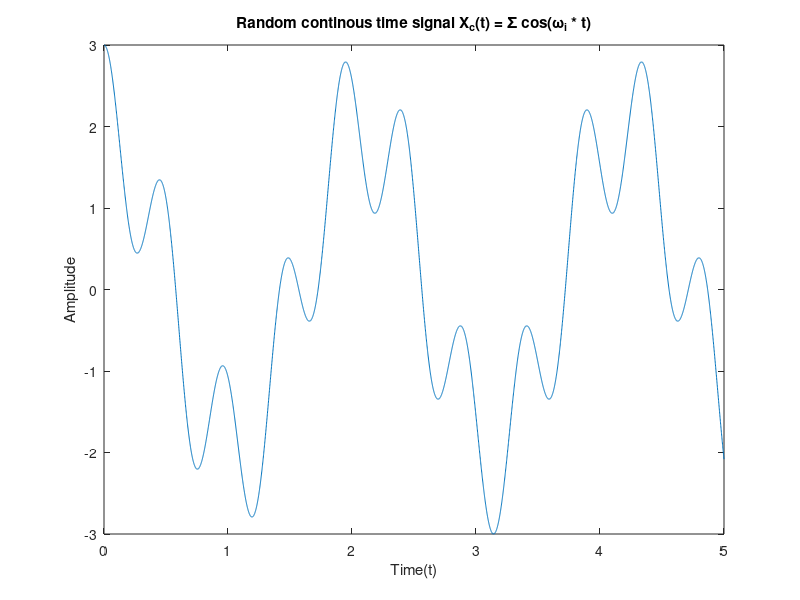
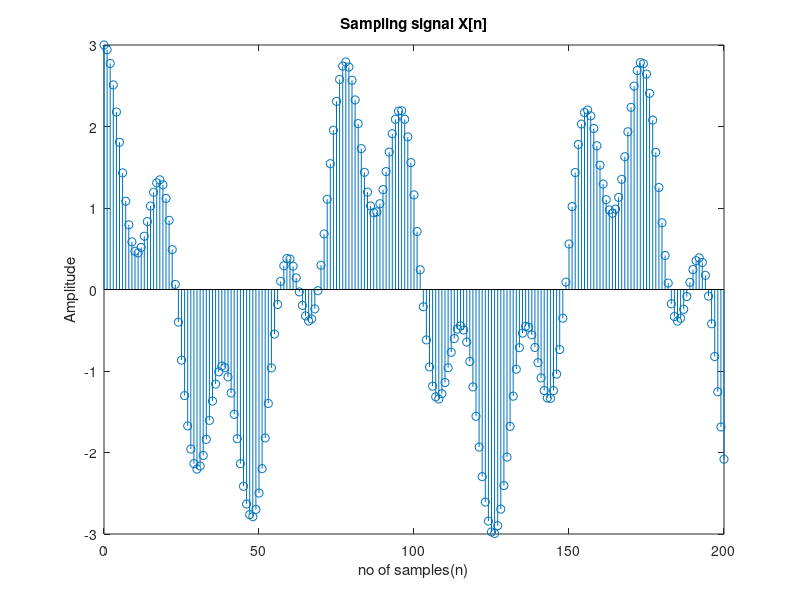
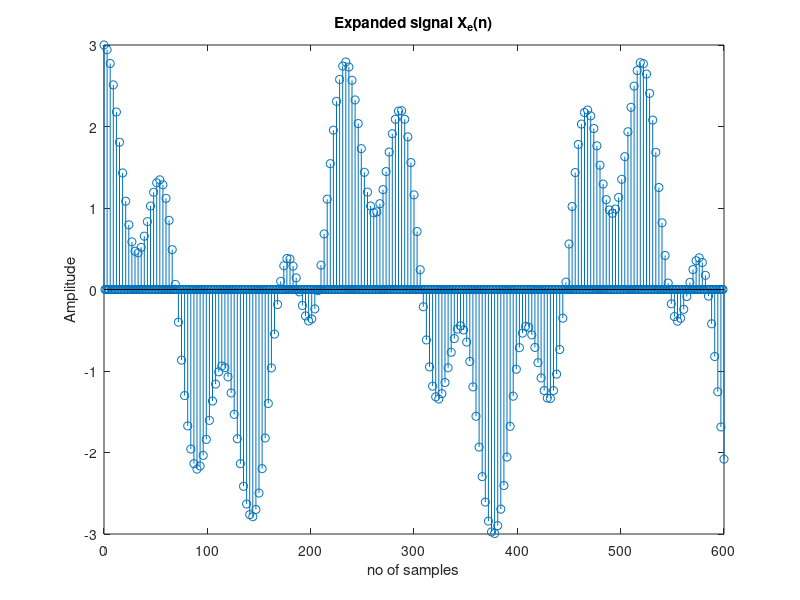
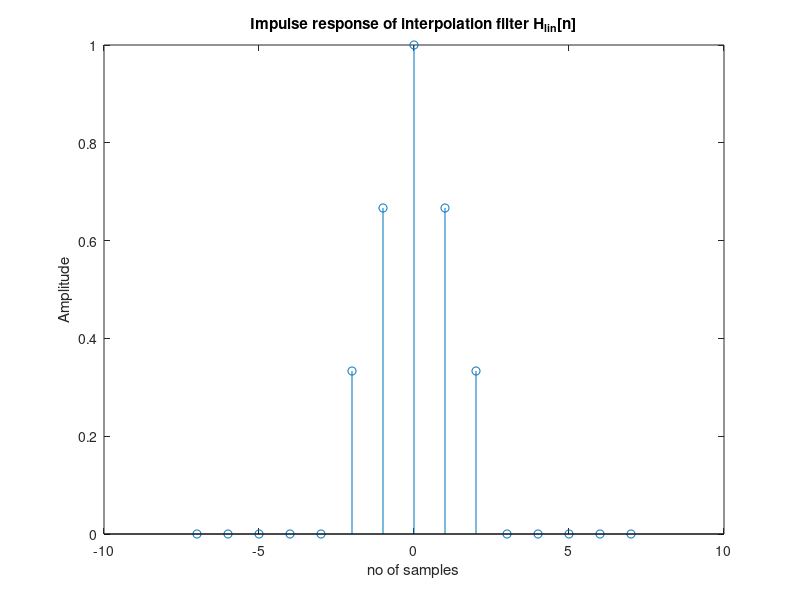

Reproduce these figures in MATLAB, in order.
Omega_N = 15; % Maximum limit for frequencies
Tmax = 5;     % Maximum time duration
I = 3;        % Number of cosine terms in the summation
dt = 1/1000;  % Time step for continuous signal

t = 0:dt:Tmax; % Time vector
Omega_i = randi(Omega_N,[1,I]) % random frequencies for each cosine term

X_c = zeros(size(t)); % Zero matrix of original signal X_c(t) of size t

for i = 1:I
    X_c = X_c + cos(Omega_i(i).*t); % initializing the original signal X_c(t)
end

figure
plot(t,X_c)
xlabel('Time(t)')
ylabel('Amplitude')
title('Random continous time signal X_c(t) = Σ cos(ω_i * t)')


T = 1/40; % T << pi/15
n = 0:floor(Tmax/T); %
X_n = zeros(size(n));  % Initialize signal as zero
for i = 1:I 
    X_n = X_n + cos(Omega_i(i) * n * T);  % Accumulate cosine terms
end

figure
stem(n,X_n)
xlabel('no of samples(n)')
ylabel('Amplitude') 
title('Sampling signal X[n]')


L = 3;
n2 = 0:floor(Tmax/T)*L; 
X_e = zeros(size(n2)); % zero matrix of expanded signal of sampled signal x[n]

for i = 1:length(n2)
    if mod(i-1, L) == 0
        X_e(i) = X_n(((i-1)/L)+1);  % Compute x( n / L) for n = 0, L, 2L, ...
    else
        X_e(i) = 0;         % Set x_e[n] to 0 for other values
    end
end

X_e

figure
stem(n2,X_e)
xlabel('no of samples')
ylabel('Amplitude') 
title('Expanded signal X_e(n)')

%impulse response of a linear interpolation signal
n1 = -7:1:7;
H_lin = zeros(size(n1));

for i = 1:length(n1)
    if (abs(n1(i))<L)
        H_lin(i) = 1 - (abs(n1(i))/L); 
    else
        H_lin(i) = 0;
    end
end

figure
stem(n1,H_lin)
xlabel('no of samples')
ylabel('Amplitude') 
title('Impulse response of interpolation filter H_l_i_n[n]')

X_i = conv(X_e,H_lin,'same'); % linear interpolation signal of Xe[n] is Xi[n]

figure
stem(n2,X_i)
xlabel('no of samples')
ylabel('Amplitude') 
title('Interpolation signal X_i[n]')

% continous time sample trian signal

n_1 = 0 : T/L : (length(X_i)-1)*T/L; 
X_s = zeros(1,length(t));
for i = 1:length(n2)
 X_s = X_s + X_i(i)*((abs(t- n_1(i))) < 1e-12 );
end

figure;
plot(t, X_s);
title('continuous-time sample-train signal x_s(t)');
xlabel('Time');
ylabel('Amplitude');


% reconstruction filter using the formula from Appendix
t_f = -1:0.01:1;  % Time range for filter
h_rt = (sin((pi *L.*t_f) / T)) ./ ((pi *L.*t_f) / T);  % impulse response of the reconstruction filter
h_rt(t_f == 0) = 1; % Handle singularity at t = 0

figure
plot(t_f,h_rt)
xlabel('time')
ylabel('amplitude')
title('Reconstructed impulse response H_r(t)')

% reconsructed signal 
M = 4;  % dt = Ts/M ==> M = Ts/dt = 100/6 = 16.666 so, approx M = 17
x_bar = zeros(1, length(X_i) * M);  % Create zero padded array of length n_Ts*M
x_bar(1:M:end) = X_i;  % pass the sampled values in padded array

x_rk = conv(x_bar, h_rt, 'same');  % Reconstructed signal

t_rk = linspace(0, Tmax, length(x_rk));  % time interval for signal x_r_k

figure;
plot(t_rk, x_rk);
title('Reconstructed signal x_r(t)');
xlabel('Time');
ylabel('Amplitude');
